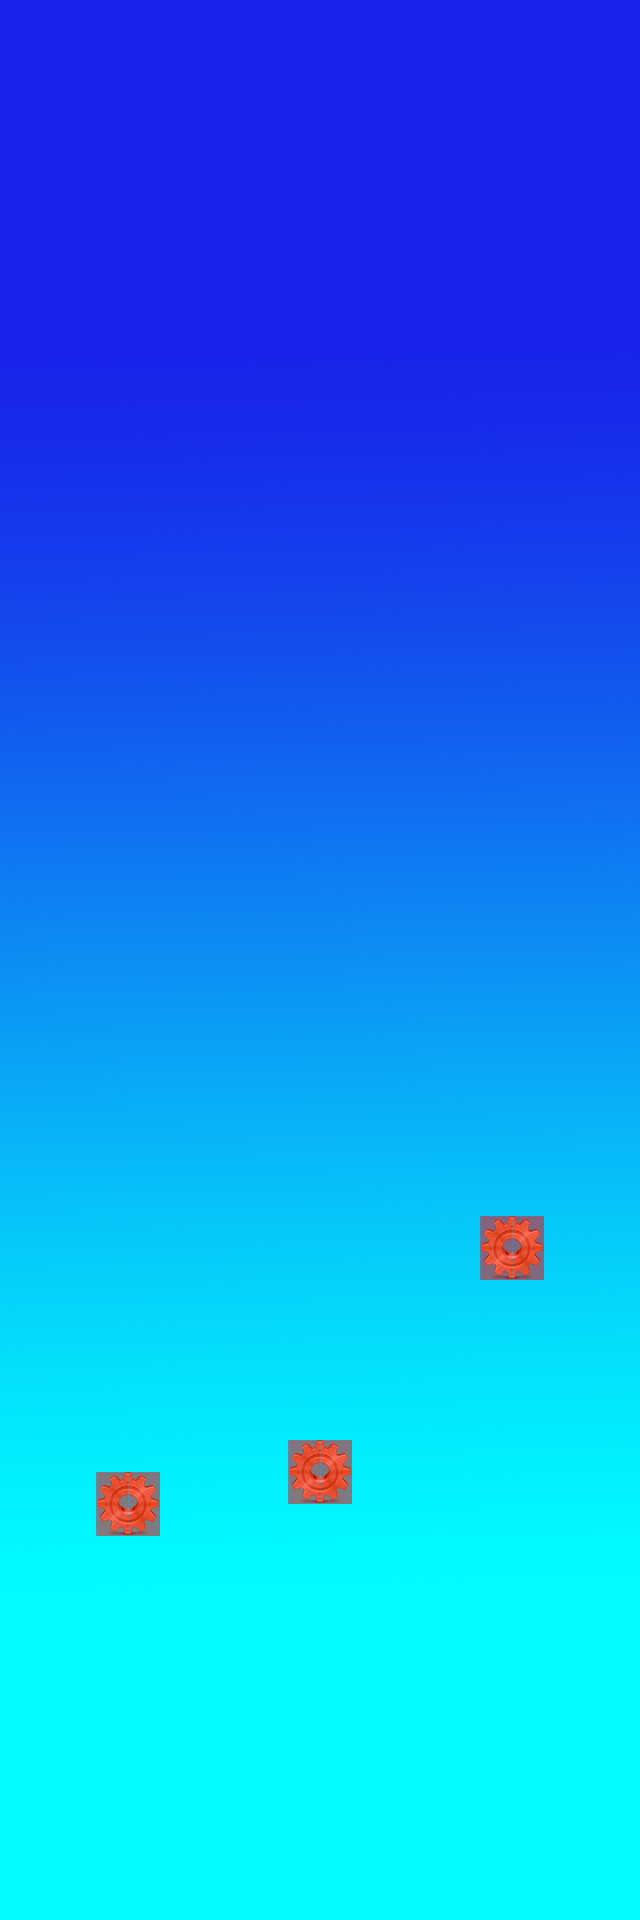

A 2D game scene composited from a Tiled map and its tileset images. What follows is a short description and the map's XML, with each tile layer's data collapsed to a summary:
An orthogonal 20x60 tile map with 32x32 px tiles, 3 tile layers (backGround, round, barrier), 3 tilesets and 4 objects (round_0, round_1, round_3, heroStartPoint).

<map version="1.0" orientation="orthogonal" width="20" height="60" tilewidth="32" tileheight="32">
 <tileset firstgid="1" name="testBack" tilewidth="32" tileheight="32">
  <image source="testBack.png" width="640" height="1920" />
 </tileset>
 <tileset firstgid="1201" name="round" tilewidth="32" tileheight="32">
  <image source="round.png" width="64" height="64" />
 </tileset>
 <tileset firstgid="1205" name="mate_tiles" tilewidth="32" tileheight="32">
  <image source="mate_tiles.png" width="128" height="64" />
  <tile id="2">
   <properties>
    <property name="Collide" value="true" />
   </properties>
  </tile>
 </tileset>
 <layer name="backGround" width="20" height="60">
  <data>[1200 cells, 1200 non-empty, 1200 distinct tile ids]</data>
 </layer>
 <layer name="round" width="20" height="60">
  <data>[1200 cells, 12 non-empty, 4 distinct tile ids]</data>
 </layer>
 <layer name="barrier" width="20" height="60">
  <data>[1200 cells, 12 non-empty, 1 distinct tile ids]</data>
 </layer>
 <objectgroup name="objects" width="20" height="60">
  <object name="round_0" x="97" y="1472" width="61" height="63" />
  <object name="round_1" x="288" y="1437" width="61" height="63" />
  <object name="round_3" x="479" y="1214" width="61" height="63" />
  <object name="heroStartPoint" x="312" y="1854" />
 </objectgroup>
</map>
